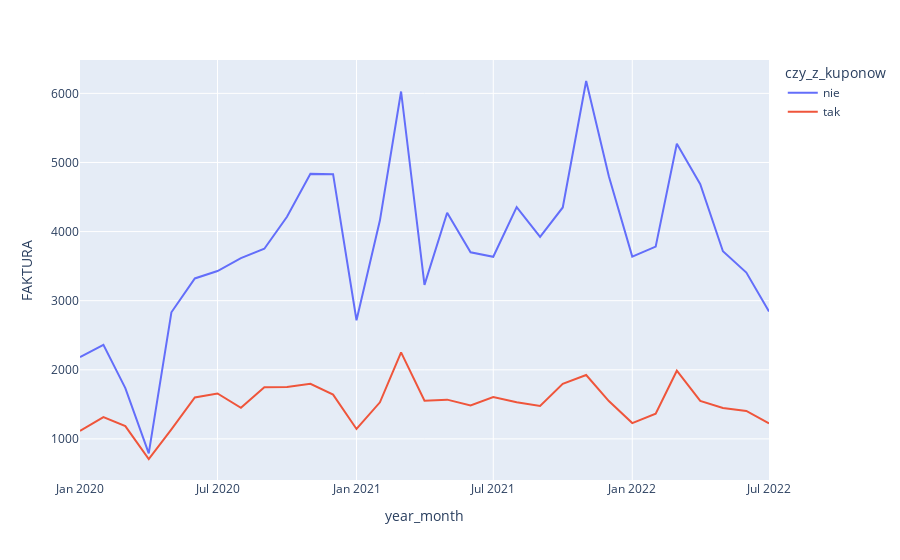

Notebook code for this chart:
### Code cell
tmp=df_zamowienia.groupby(['czy_z_kuponow','year_month']).agg({'FAKTURA':'nunique',
                                                          'NAZWISKO':'nunique'}).reset_index()
px.line(tmp,
      x='year_month',
      y='FAKTURA',
      color='czy_z_kuponow')

### Figure 1 — Plotly figure (JSON) as saved in the notebook; plotly's stock layout.template omitted (floating-point values rounded to 4 significant figures)
{"data": [{"hovertemplate": "czy_z_kuponow=nie<br>year_month=%{x}<br>FAKTURA=%{y}<extra></extra>", "legendgroup": "nie", "line": {"color": "#636efa", "dash": "solid"}, "marker": {"symbol": "circle"}, "mode": "lines", "name": "nie", "orientation": "v", "showlegend": true, "type": "scatter", "x": ["2020-01-01T00:00:00", "2020-02-01T00:00:00", "2020-03-01T00:00:00", "2020-04-01T00:00:00", "2020-05-01T00:00:00", "2020-06-01T00:00:00", "2020-07-01T00:00:00", "2020-08-01T00:00:00", "2020-09-01T00:00:00", "2020-10-01T00:00:00", "2020-11-01T00:00:00", "2020-12-01T00:00:00", "2021-01-01T00:00:00", "2021-02-01T00:00:00", "2021-03-01T00:00:00", "2021-04-01T00:00:00", "2021-05-01T00:00:00", "2021-06-01T00:00:00", "2021-07-01T00:00:00", "2021-08-01T00:00:00", "2021-09-01T00:00:00", "2021-10-01T00:00:00", "2021-11-01T00:00:00", "2021-12-01T00:00:00", "2022-01-01T00:00:00", "2022-02-01T00:00:00", "2022-03-01T00:00:00", "2022-04-01T00:00:00", "2022-05-01T00:00:00", "2022-06-01T00:00:00", "2022-07-01T00:00:00"], "xaxis": "x", "y": [2184, 2360, 1735, 790, 2832, 3322, 3429, 3617, 3751, 4214, 4835, 4831, 2717, 4163, 6027, 3229, 4273, 3700, 3635, 4355, 3923, 4349, 6179, 4802, 3638, 3782, 5272, 4686, 3716, 3407, 2845], "yaxis": "y"}, {"hovertemplate": "czy_z_kuponow=tak<br>year_month=%{x}<br>FAKTURA=%{y}<extra></extra>", "legendgroup": "tak", "line": {"color": "#EF553B", "dash": "solid"}, "marker": {"symbol": "circle"}, "mode": "lines", "name": "tak", "orientation": "v", "showlegend": true, "type": "scatter", "x": ["2020-01-01T00:00:00", "2020-02-01T00:00:00", "2020-03-01T00:00:00", "2020-04-01T00:00:00", "2020-05-01T00:00:00", "2020-06-01T00:00:00", "2020-07-01T00:00:00", "2020-08-01T00:00:00", "2020-09-01T00:00:00", "2020-10-01T00:00:00", "2020-11-01T00:00:00", "2020-12-01T00:00:00", "2021-01-01T00:00:00", "2021-02-01T00:00:00", "2021-03-01T00:00:00", "2021-04-01T00:00:00", "2021-05-01T00:00:00", "2021-06-01T00:00:00", "2021-07-01T00:00:00", "2021-08-01T00:00:00", "2021-09-01T00:00:00", "2021-10-01T00:00:00", "2021-11-01T00:00:00", "2021-12-01T00:00:00", "2022-01-01T00:00:00", "2022-02-01T00:00:00", "2022-03-01T00:00:00", "2022-04-01T00:00:00", "2022-05-01T00:00:00", "2022-06-01T00:00:00", "2022-07-01T00:00:00"], "xaxis": "x", "y": [1114, 1315, 1185, 709, 1137, 1599, 1657, 1449, 1748, 1751, 1798, 1640, 1144, 1529, 2252, 1553, 1568, 1485, 1606, 1531, 1476, 1796, 1925, 1547, 1229, 1366, 1986, 1549, 1448, 1405, 1223], "yaxis": "y"}], "layout": {"autosize": true, "legend": {"title": {"text": "czy_z_kuponow"}, "tracegroupgap": 0}, "margin": {"t": 60}, "xaxis": {"anchor": "y", "autorange": true, "domain": [0, 1], "range": ["2020-01-01", "2022-07-01"], "title": {"text": "year_month"}, "type": "date"}, "yaxis": {"anchor": "x", "autorange": true, "domain": [0, 1], "range": [405.1, 6483.0], "title": {"text": "FAKTURA"}, "type": "linear"}}}
